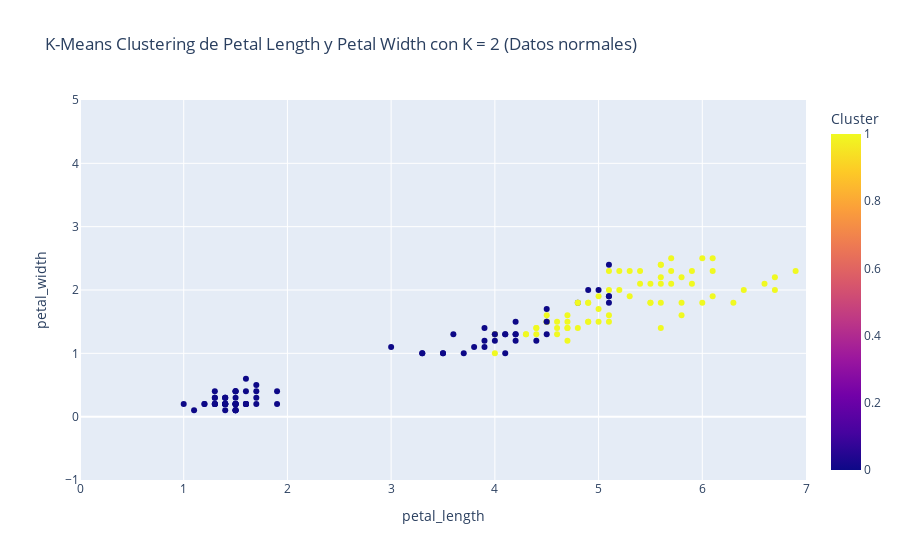

Notebook cell for this chart:
### Code cell
# Se grafican los datos normales con K-Means Clustering
fig = px.scatter(data_con_clusters, 
                 x = "petal_length", 
                 y = "petal_width", 
                 color = "Cluster",
                 labels={
                     "sepal_length": "Petal Length (cm)",
                     "sepal_width": "Petal Width (cm)"
                    },
                 title="K-Means Clustering de Petal Length y Petal Width con K = 2 (Datos normales)"
                )
fig.update_xaxes(range=[0, 7])
fig.update_yaxes(range=[-1, 5])

fig.show()

### Figure 1 — Plotly figure (JSON) as saved in the notebook; plotly's stock layout.template omitted (floating-point values rounded to 4 significant figures; data arrays with more than 128 entries replaced by an {"elided": "..."} marker saying what was removed)
{"data": [{"hovertemplate": "petal_length=%{x}<br>petal_width=%{y}<br>Cluster=%{marker.color}<extra></extra>", "legendgroup": "", "marker": {"color": {"elided": "150 int values"}, "coloraxis": "coloraxis", "symbol": "circle"}, "mode": "markers", "name": "", "orientation": "v", "showlegend": false, "type": "scatter", "x": {"elided": "150 float values"}, "xaxis": "x", "y": {"elided": "150 float values"}, "yaxis": "y"}], "layout": {"coloraxis": {"colorbar": {"title": {"text": "Cluster"}}, "colorscale": [[0, "#0d0887"], [0.1111, "#46039f"], [0.2222, "#7201a8"], [0.3333, "#9c179e"], [0.4444, "#bd3786"], [0.5556, "#d8576b"], [0.6667, "#ed7953"], [0.7778, "#fb9f3a"], [0.8889, "#fdca26"], [1, "#f0f921"]]}, "legend": {"tracegroupgap": 0}, "title": {"text": "K-Means Clustering de Petal Length y Petal Width con K = 2 (Datos normales)"}, "xaxis": {"anchor": "y", "domain": [0, 1], "range": [0, 7], "title": {"text": "petal_length"}}, "yaxis": {"anchor": "x", "domain": [0, 1], "range": [-1, 5], "title": {"text": "petal_width"}}}}
